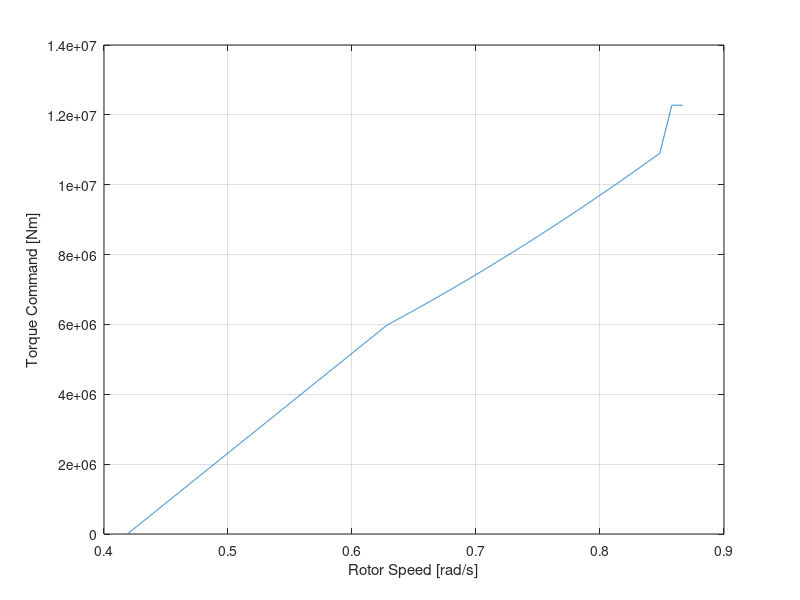
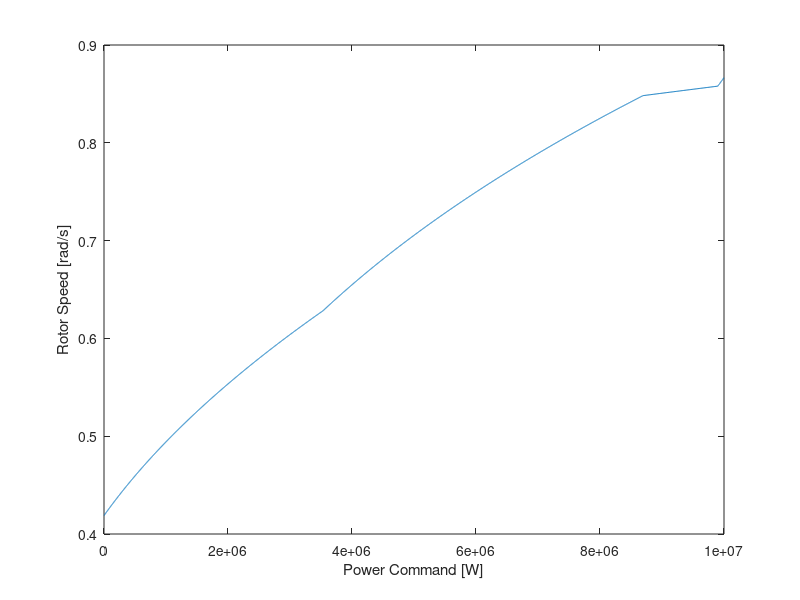

MATLAB code to generate these figures, in order: (Note: this script raises an error after producing the figures.)
%% Generate Lookup table (power versus generator speed)
% The table is based on the generator torque for the greedy operation
% Developed at 12-08-2021 by Jean Gonzalez Silva
clear all
%DataOut=FAST2Matlab([OpenFASTRoot 'IEA-10.0-198-RWT_DISCON.IN'])
global Parameters

% Loop initialization
firstRun = true;
powerRated = 10e6; %Watts
Parameters.genEfficiency = 0.94;
Parameters.gbRatio=1;
Parameters.degRad=pi()/180.0;
Parameters.bladePitchFine = 0.008900000000/Parameters.degRad; %From ROSCO [deg]

Rr=198.0/2;
RpmtoRad=9.5493;
rpmRadSec=2*pi()/60;

torqueArrayOut = [];
powerArrayOut = [];
generatorSpeedArrayOut = [];
pitchAngleArrayOut = Parameters.bladePitchFine;

powerArrayOutTable = [];
generatorSpeedArrayOutTable = [];
%load('cpInterpolant.mat')

%Torque control [Based on Jonkman 2009 and ROSCO]
Parameters.VS_RtPwr = powerRated/Parameters.genEfficiency; %Rated mechanical power in Region 3 [???]
%Parameters.KGen = 79.43986000000; % From ROSCO [Nm/((rad/s)^2)]
%Parameters.KGen = 81.1516502; % From ServoDyn (IEA-10.0)
Parameters.KGen = 15154352.20352 % [Nm/((rad/s)^2)];
%Parameters.VS_CtInSp = 200.0/RpmtoRad; % Transitional generator speed (HSS side) bet [rad/s] [??? dividir by the old gbRatio= 50????]
Parameters.VS_CtInSp = 200.0/RpmtoRad/50; % Transitional generator speed (HSS side) bet [rad/s] [??? dividir by the old gbRatio= 50????]
%Region 1.1/2 is defined to span the range of generator speed between 200
%rpm and 50% above this value (or 300rpm)
%Parameters.VS_Rgn2Sp = 300.0/RpmtoRad; %Transitional generator speed (HSS side) bet [rad/s]
Parameters.VS_Rgn2Sp = 300.0/RpmtoRad/50; %Transitional generator speed (HSS side) bet [rad/s]
%VS_Rgn3MP=0.01745329; % Minimum pitch angle at which the torque is tracking [rad]
Parameters.VS_Slope15 = ( Parameters.KGen*Parameters.VS_Rgn2Sp*Parameters.VS_Rgn2Sp )/( Parameters.VS_Rgn2Sp - Parameters.VS_CtInSp );
%Parameters.VS_TrGnSp = 405.0/RpmtoRad; %[rad/s]
Parameters.VS_TrGnSp = 405.0/RpmtoRad/50; %[rad/s]
VS_SlPc = 10.0; % Rated generator slip percentage in Region 2
VS_SySp = (Parameters.VS_TrGnSp)/( 1.0 + 0.01*VS_SlPc ); %Synchronous speed of region 2 1/2 induction [rad/s]
Parameters.Region2EndGenTorque=Parameters.KGen*Parameters.VS_TrGnSp*Parameters.VS_TrGnSp;
Parameters.VS_Slope25 = Parameters.Region2EndGenTorque/( Parameters.VS_TrGnSp  - VS_SySp );
Affine_GenTorque= Parameters.Region2EndGenTorque-Parameters.VS_Slope25*Parameters.VS_TrGnSp; %from the VS_Slope25 the affine parameter with the VS_slope25
Parameters.VS_RtGnSp = (-Affine_GenTorque+sqrt((Affine_GenTorque^2)+4*Parameters.VS_Slope25*0.99*Parameters.VS_RtPwr))/(2*Parameters.VS_Slope25); %Rated generator speed (HSS side) [rad/s] for constant torque in region 3
%Parameters.VS_RtGnSp = (-Affine_GenTorque+sqrt((Affine_GenTorque^2)+4*Parameters.VS_Slope25*Parameters.VS_RtPwr))/(2*Parameters.VS_Slope25); %Rated generator speed (HSS side) [rad/s] for constant power in region 3
PC_RefSpd = (1/0.99)*Parameters.VS_RtGnSp;  %
Parameters.RatedGenTorque=Parameters.VS_RtPwr/PC_RefSpd; %[Nm]
%Parameters.VS_MaxTq = 250000.0; %Maximum generator torque in Region 3 (HSS side) [Nm]
Parameters.VS_MaxTq = 12106719.36234; %??
Parameters.rotorSpeedRated= PC_RefSpd/Parameters.gbRatio; %[rad/s]
Parameters.rotorSpeedInit= 7.0*rpmRadSec; %[rad/s] from ElastoDyn (IEA-10.0)

for genSpeed=0:0.0001:(PC_RefSpd)
         % TORQUE CONTROLLER
        torqueGreedy   = Parameters.KGen * (genSpeed.^2); % Greedy control signal
        if (genSpeed > Parameters.VS_RtGnSp)
            disp(['Current torque control mode: Region 3.']);
            %torque = Parameters.VS_RtPwr/genSpeed; % Force perfect tracking
            torque = Parameters.RatedGenTorque; %Constant torque
        elseif genSpeed < (Parameters.VS_CtInSp)
            torque=0;
            disp(['Current torque control mode: Region 1.']);
        elseif genSpeed< (Parameters.VS_Rgn2Sp)   
            torque= Parameters.VS_Slope15*( genSpeed - Parameters.VS_CtInSp);
            disp(['Current torque control mode: Region 1.1/2.']);
        elseif genSpeed< (Parameters.VS_TrGnSp)
            disp(['Current torque control mode: Region 2.']);
            torque = torqueGreedy; % Perfect tracking whenever possible, otherwise fall back on greedy
        else
            disp(['Current torque control mode: Region 2.1/2.']);
            torque= Parameters.Region2EndGenTorque + Parameters.VS_Slope25*( genSpeed - Parameters.VS_TrGnSp);
        end
        
        if genSpeed*torque>0 && genSpeed*torque<=Parameters.VS_RtPwr
        generatorSpeedArrayOut =[generatorSpeedArrayOut; genSpeed];  % in rad/s
        torqueArrayOut =[torqueArrayOut; torque]; % in N.m
        powerArrayOut = [powerArrayOut; genSpeed*torque*Parameters.genEfficiency]; % in W 
        end
end

%%{
figure
plot(generatorSpeedArrayOut, torqueArrayOut)
ylabel('Torque Command [Nm]')
xlabel('Rotor Speed [rad/s]')
grid on 
%ylim([20,50])
%legend('Classical Controller','RRSR','RTSRR')

%export_fig 'Lookup_Table_P_omega_DTU10MW_ROSCO_constant_power.pdf' -transparent -nocrop% -painters'

%{
figure
plot(powerArrayOutTable, (RpmtoRad)*generatorSpeedArrayOutTable/Parameters.gbRatio)
xlabel('Power Command [W]')
ylabel('Rotor Speed [rpm]')
%}

figure
plot(powerArrayOut, generatorSpeedArrayOut/Parameters.gbRatio)
xlabel('Power Command [W]')
ylabel('Rotor Speed [rad/s]')
%}

%%{
rotorSpeedArrayOut=generatorSpeedArrayOut/Parameters.gbRatio; % in rad/s
rotorSpeedInterpolant=griddedInterpolant(powerArrayOut,rotorSpeedArrayOut,'linear','linear');
%save('rotorSpeedInterpolant.mat','rotorSpeedInterpolant')

%rotorSpeedInterpolant_DTU10MW(10000000)

%}
